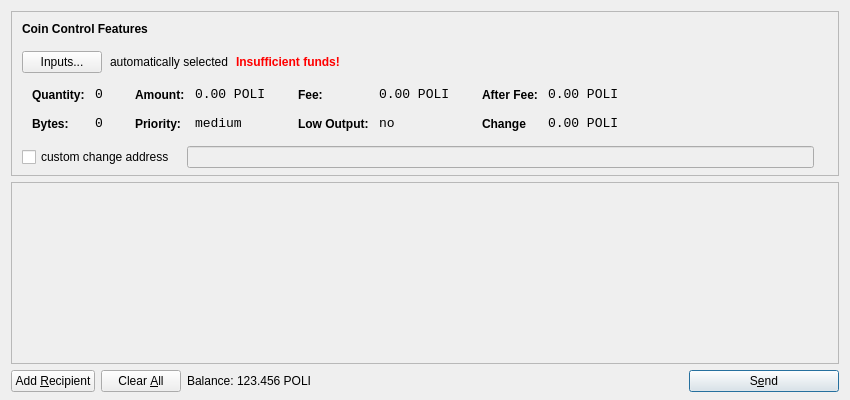
<?xml version="1.0" encoding="UTF-8"?>
<ui version="4.0">
 <class>SendCoinsDialog</class>
 <widget class="QDialog" name="SendCoinsDialog">
  <property name="geometry">
   <rect>
    <x>0</x>
    <y>0</y>
    <width>850</width>
    <height>400</height>
   </rect>
  </property>
  <property name="windowTitle">
   <string>Send Coins</string>
  </property>
  <layout class="QVBoxLayout" name="verticalLayout" stretch="0,1,0">
   <property name="bottomMargin">
    <number>8</number>
   </property>
   <item>
    <widget class="QFrame" name="frameCoinControl">
     <property name="sizePolicy">
      <sizepolicy hsizetype="Expanding" vsizetype="Expanding">
       <horstretch>0</horstretch>
       <verstretch>0</verstretch>
      </sizepolicy>
     </property>
     <property name="maximumSize">
      <size>
       <width>16777215</width>
       <height>16777215</height>
      </size>
     </property>
     <property name="frameShape">
      <enum>QFrame::StyledPanel</enum>
     </property>
     <property name="frameShadow">
      <enum>QFrame::Sunken</enum>
     </property>
     <layout class="QVBoxLayout" name="verticalLayoutCoinControl2">
      <property name="spacing">
       <number>6</number>
      </property>
      <property name="leftMargin">
       <number>0</number>
      </property>
      <property name="topMargin">
       <number>0</number>
      </property>
      <property name="rightMargin">
       <number>0</number>
      </property>
      <property name="bottomMargin">
       <number>6</number>
      </property>
      <item>
       <layout class="QVBoxLayout" name="verticalLayoutCoinControl" stretch="0,0,0,0,1">
        <property name="spacing">
         <number>0</number>
        </property>
        <property name="leftMargin">
         <number>10</number>
        </property>
        <property name="topMargin">
         <number>10</number>
        </property>
        <item>
         <layout class="QHBoxLayout" name="horizontalLayoutCoinControl1">
          <property name="bottomMargin">
           <number>15</number>
          </property>
          <item>
           <widget class="QLabel" name="labelCoinControlFeatures">
            <property name="sizePolicy">
             <sizepolicy hsizetype="Preferred" vsizetype="Maximum">
              <horstretch>0</horstretch>
              <verstretch>0</verstretch>
             </sizepolicy>
            </property>
            <property name="font">
             <font>
              <weight>75</weight>
              <bold>true</bold>
             </font>
            </property>
            <property name="styleSheet">
             <string notr="true">font-weight:bold;</string>
            </property>
            <property name="text">
             <string>Coin Control Features</string>
            </property>
           </widget>
          </item>
         </layout>
        </item>
        <item>
         <layout class="QHBoxLayout" name="horizontalLayoutCoinControl2" stretch="0,0,0,0">
          <property name="spacing">
           <number>8</number>
          </property>
          <property name="bottomMargin">
           <number>10</number>
          </property>
          <item>
           <widget class="QPushButton" name="pushButtonCoinControl">
            <property name="styleSheet">
             <string notr="true"/>
            </property>
            <property name="text">
             <string>Inputs...</string>
            </property>
           </widget>
          </item>
          <item>
           <widget class="QLabel" name="labelCoinControlAutomaticallySelected">
            <property name="text">
             <string>automatically selected</string>
            </property>
            <property name="margin">
             <number>5</number>
            </property>
           </widget>
          </item>
          <item>
           <widget class="QLabel" name="labelCoinControlInsuffFunds">
            <property name="font">
             <font>
              <weight>75</weight>
              <bold>true</bold>
             </font>
            </property>
            <property name="styleSheet">
             <string notr="true">color:red;font-weight:bold;</string>
            </property>
            <property name="text">
             <string>Insufficient funds!</string>
            </property>
            <property name="margin">
             <number>5</number>
            </property>
           </widget>
          </item>
          <item>
           <spacer name="horizontalSpacerCoinControl">
            <property name="orientation">
             <enum>Qt::Horizontal</enum>
            </property>
            <property name="sizeHint" stdset="0">
             <size>
              <width>40</width>
              <height>1</height>
             </size>
            </property>
           </spacer>
          </item>
         </layout>
        </item>
        <item>
         <widget class="QWidget" name="widgetCoinControl" native="true">
          <property name="sizePolicy">
           <sizepolicy hsizetype="Preferred" vsizetype="Preferred">
            <horstretch>0</horstretch>
            <verstretch>0</verstretch>
           </sizepolicy>
          </property>
          <property name="minimumSize">
           <size>
            <width>0</width>
            <height>0</height>
           </size>
          </property>
          <property name="styleSheet">
           <string notr="true"/>
          </property>
          <layout class="QHBoxLayout" name="horizontalLayoutCoinControl5">
           <property name="margin">
            <number>0</number>
           </property>
           <item>
            <layout class="QHBoxLayout" name="horizontalLayoutCoinControl3" stretch="0,0,0,1">
             <property name="spacing">
              <number>20</number>
             </property>
             <property name="topMargin">
              <number>0</number>
             </property>
             <property name="bottomMargin">
              <number>10</number>
             </property>
             <item>
              <layout class="QFormLayout" name="formLayoutCoinControl1">
               <property name="horizontalSpacing">
                <number>10</number>
               </property>
               <property name="verticalSpacing">
                <number>14</number>
               </property>
               <property name="leftMargin">
                <number>10</number>
               </property>
               <property name="topMargin">
                <number>4</number>
               </property>
               <property name="rightMargin">
                <number>6</number>
               </property>
               <item row="0" column="0">
                <widget class="QLabel" name="labelCoinControlQuantityText">
                 <property name="styleSheet">
                  <string notr="true">font-weight:bold;</string>
                 </property>
                 <property name="text">
                  <string>Quantity:</string>
                 </property>
                 <property name="margin">
                  <number>0</number>
                 </property>
                </widget>
               </item>
               <item row="0" column="1">
                <widget class="QLabel" name="labelCoinControlQuantity">
                 <property name="font">
                  <font>
                   <family>Monospace</family>
                   <pointsize>10</pointsize>
                  </font>
                 </property>
                 <property name="cursor">
                  <cursorShape>IBeamCursor</cursorShape>
                 </property>
                 <property name="contextMenuPolicy">
                  <enum>Qt::ActionsContextMenu</enum>
                 </property>
                 <property name="text">
                  <string>0</string>
                 </property>
                 <property name="margin">
                  <number>0</number>
                 </property>
                 <property name="textInteractionFlags">
                  <set>Qt::LinksAccessibleByMouse|Qt::TextSelectableByKeyboard|Qt::TextSelectableByMouse</set>
                 </property>
                </widget>
               </item>
               <item row="1" column="0">
                <widget class="QLabel" name="labelCoinControlBytesText">
                 <property name="styleSheet">
                  <string notr="true">font-weight:bold;</string>
                 </property>
                 <property name="text">
                  <string>Bytes:</string>
                 </property>
                </widget>
               </item>
               <item row="1" column="1">
                <widget class="QLabel" name="labelCoinControlBytes">
                 <property name="font">
                  <font>
                   <family>Monospace</family>
                   <pointsize>10</pointsize>
                  </font>
                 </property>
                 <property name="cursor">
                  <cursorShape>IBeamCursor</cursorShape>
                 </property>
                 <property name="contextMenuPolicy">
                  <enum>Qt::ActionsContextMenu</enum>
                 </property>
                 <property name="text">
                  <string>0</string>
                 </property>
                 <property name="textInteractionFlags">
                  <set>Qt::LinksAccessibleByMouse|Qt::TextSelectableByKeyboard|Qt::TextSelectableByMouse</set>
                 </property>
                </widget>
               </item>
              </layout>
             </item>
             <item>
              <layout class="QFormLayout" name="formLayoutCoinControl2">
               <property name="horizontalSpacing">
                <number>10</number>
               </property>
               <property name="verticalSpacing">
                <number>14</number>
               </property>
               <property name="leftMargin">
                <number>6</number>
               </property>
               <property name="topMargin">
                <number>4</number>
               </property>
               <property name="rightMargin">
                <number>6</number>
               </property>
               <item row="0" column="0">
                <widget class="QLabel" name="labelCoinControlAmountText">
                 <property name="styleSheet">
                  <string notr="true">font-weight:bold;</string>
                 </property>
                 <property name="text">
                  <string>Amount:</string>
                 </property>
                 <property name="margin">
                  <number>0</number>
                 </property>
                </widget>
               </item>
               <item row="0" column="1">
                <widget class="QLabel" name="labelCoinControlAmount">
                 <property name="font">
                  <font>
                   <family>Monospace</family>
                   <pointsize>10</pointsize>
                  </font>
                 </property>
                 <property name="cursor">
                  <cursorShape>IBeamCursor</cursorShape>
                 </property>
                 <property name="contextMenuPolicy">
                  <enum>Qt::ActionsContextMenu</enum>
                 </property>
                 <property name="text">
                  <string notr="true">0.00 POLI</string>
                 </property>
                 <property name="textInteractionFlags">
                  <set>Qt::LinksAccessibleByMouse|Qt::TextSelectableByKeyboard|Qt::TextSelectableByMouse</set>
                 </property>
                </widget>
               </item>
               <item row="1" column="0">
                <widget class="QLabel" name="labelCoinControlPriorityText">
                 <property name="styleSheet">
                  <string notr="true">font-weight:bold;</string>
                 </property>
                 <property name="text">
                  <string>Priority:</string>
                 </property>
                </widget>
               </item>
               <item row="1" column="1">
                <widget class="QLabel" name="labelCoinControlPriority">
                 <property name="font">
                  <font>
                   <family>Monospace</family>
                   <pointsize>10</pointsize>
                  </font>
                 </property>
                 <property name="cursor">
                  <cursorShape>IBeamCursor</cursorShape>
                 </property>
                 <property name="contextMenuPolicy">
                  <enum>Qt::ActionsContextMenu</enum>
                 </property>
                 <property name="text">
                  <string>medium</string>
                 </property>
                 <property name="textInteractionFlags">
                  <set>Qt::LinksAccessibleByMouse|Qt::TextSelectableByKeyboard|Qt::TextSelectableByMouse</set>
                 </property>
                </widget>
               </item>
              </layout>
             </item>
             <item>
              <layout class="QFormLayout" name="formLayoutCoinControl3">
               <property name="horizontalSpacing">
                <number>10</number>
               </property>
               <property name="verticalSpacing">
                <number>14</number>
               </property>
               <property name="leftMargin">
                <number>6</number>
               </property>
               <property name="topMargin">
                <number>4</number>
               </property>
               <property name="rightMargin">
                <number>6</number>
               </property>
               <item row="0" column="0">
                <widget class="QLabel" name="labelCoinControlFeeText">
                 <property name="styleSheet">
                  <string notr="true">font-weight:bold;</string>
                 </property>
                 <property name="text">
                  <string>Fee:</string>
                 </property>
                 <property name="margin">
                  <number>0</number>
                 </property>
                </widget>
               </item>
               <item row="0" column="1">
                <widget class="QLabel" name="labelCoinControlFee">
                 <property name="font">
                  <font>
                   <family>Monospace</family>
                   <pointsize>10</pointsize>
                  </font>
                 </property>
                 <property name="cursor">
                  <cursorShape>IBeamCursor</cursorShape>
                 </property>
                 <property name="contextMenuPolicy">
                  <enum>Qt::ActionsContextMenu</enum>
                 </property>
                 <property name="text">
                  <string notr="true">0.00 POLI</string>
                 </property>
                 <property name="textInteractionFlags">
                  <set>Qt::LinksAccessibleByMouse|Qt::TextSelectableByKeyboard|Qt::TextSelectableByMouse</set>
                 </property>
                </widget>
               </item>
               <item row="1" column="0">
                <widget class="QLabel" name="labelCoinControlLowOutputText">
                 <property name="styleSheet">
                  <string notr="true">font-weight:bold;</string>
                 </property>
                 <property name="text">
                  <string>Low Output:</string>
                 </property>
                </widget>
               </item>
               <item row="1" column="1">
                <widget class="QLabel" name="labelCoinControlLowOutput">
                 <property name="font">
                  <font>
                   <family>Monospace</family>
                   <pointsize>10</pointsize>
                  </font>
                 </property>
                 <property name="cursor">
                  <cursorShape>IBeamCursor</cursorShape>
                 </property>
                 <property name="contextMenuPolicy">
                  <enum>Qt::ActionsContextMenu</enum>
                 </property>
                 <property name="text">
                  <string>no</string>
                 </property>
                 <property name="textInteractionFlags">
                  <set>Qt::LinksAccessibleByMouse|Qt::TextSelectableByKeyboard|Qt::TextSelectableByMouse</set>
                 </property>
                </widget>
               </item>
              </layout>
             </item>
             <item>
              <layout class="QFormLayout" name="formLayoutCoinControl4">
               <property name="horizontalSpacing">
                <number>10</number>
               </property>
               <property name="verticalSpacing">
                <number>14</number>
               </property>
               <property name="leftMargin">
                <number>6</number>
               </property>
               <property name="topMargin">
                <number>4</number>
               </property>
               <property name="rightMargin">
                <number>6</number>
               </property>
               <item row="0" column="0">
                <widget class="QLabel" name="labelCoinControlAfterFeeText">
                 <property name="styleSheet">
                  <string notr="true">font-weight:bold;</string>
                 </property>
                 <property name="text">
                  <string>After Fee:</string>
                 </property>
                 <property name="margin">
                  <number>0</number>
                 </property>
                </widget>
               </item>
               <item row="0" column="1">
                <widget class="QLabel" name="labelCoinControlAfterFee">
                 <property name="font">
                  <font>
                   <family>Monospace</family>
                   <pointsize>10</pointsize>
                  </font>
                 </property>
                 <property name="cursor">
                  <cursorShape>IBeamCursor</cursorShape>
                 </property>
                 <property name="contextMenuPolicy">
                  <enum>Qt::ActionsContextMenu</enum>
                 </property>
                 <property name="text">
                  <string notr="true">0.00 POLI</string>
                 </property>
                 <property name="textInteractionFlags">
                  <set>Qt::LinksAccessibleByMouse|Qt::TextSelectableByKeyboard|Qt::TextSelectableByMouse</set>
                 </property>
                </widget>
               </item>
               <item row="1" column="0">
                <widget class="QLabel" name="labelCoinControlChangeText">
                 <property name="styleSheet">
                  <string notr="true">font-weight:bold;</string>
                 </property>
                 <property name="text">
                  <string>Change</string>
                 </property>
                </widget>
               </item>
               <item row="1" column="1">
                <widget class="QLabel" name="labelCoinControlChange">
                 <property name="font">
                  <font>
                   <family>Monospace</family>
                   <pointsize>10</pointsize>
                  </font>
                 </property>
                 <property name="cursor">
                  <cursorShape>IBeamCursor</cursorShape>
                 </property>
                 <property name="contextMenuPolicy">
                  <enum>Qt::ActionsContextMenu</enum>
                 </property>
                 <property name="text">
                  <string notr="true">0.00 POLI</string>
                 </property>
                 <property name="textInteractionFlags">
                  <set>Qt::LinksAccessibleByMouse|Qt::TextSelectableByKeyboard|Qt::TextSelectableByMouse</set>
                 </property>
                </widget>
               </item>
              </layout>
             </item>
            </layout>
           </item>
          </layout>
         </widget>
        </item>
        <item>
         <layout class="QHBoxLayout" name="horizontalLayoutCoinControl4" stretch="0,0,0">
          <property name="spacing">
           <number>12</number>
          </property>
          <property name="sizeConstraint">
           <enum>QLayout::SetDefaultConstraint</enum>
          </property>
          <property name="topMargin">
           <number>5</number>
          </property>
          <property name="rightMargin">
           <number>5</number>
          </property>
          <item>
           <widget class="QCheckBox" name="checkBoxCoinControlChange">
            <property name="text">
             <string>custom change address</string>
            </property>
           </widget>
          </item>
          <item>
           <widget class="QLineEdit" name="lineEditCoinControlChange">
            <property name="enabled">
             <bool>false</bool>
            </property>
            <property name="sizePolicy">
             <sizepolicy hsizetype="Expanding" vsizetype="Fixed">
              <horstretch>0</horstretch>
              <verstretch>0</verstretch>
             </sizepolicy>
            </property>
           </widget>
          </item>
          <item>
           <widget class="QLabel" name="labelCoinControlChangeLabel">
            <property name="sizePolicy">
             <sizepolicy hsizetype="Preferred" vsizetype="Expanding">
              <horstretch>0</horstretch>
              <verstretch>0</verstretch>
             </sizepolicy>
            </property>
            <property name="minimumSize">
             <size>
              <width>0</width>
              <height>0</height>
             </size>
            </property>
            <property name="text">
             <string/>
            </property>
            <property name="margin">
             <number>3</number>
            </property>
           </widget>
          </item>
         </layout>
        </item>
        <item>
         <spacer name="verticalSpacerCoinControl">
          <property name="orientation">
           <enum>Qt::Vertical</enum>
          </property>
          <property name="sizeHint" stdset="0">
           <size>
            <width>800</width>
            <height>1</height>
           </size>
          </property>
         </spacer>
        </item>
       </layout>
      </item>
     </layout>
    </widget>
   </item>
   <item>
    <widget class="QScrollArea" name="scrollArea">
     <property name="widgetResizable">
      <bool>true</bool>
     </property>
     <widget class="QWidget" name="scrollAreaWidgetContents">
      <property name="geometry">
       <rect>
        <x>0</x>
        <y>0</y>
        <width>830</width>
        <height>172</height>
       </rect>
      </property>
      <layout class="QVBoxLayout" name="verticalLayout_2">
       <property name="margin">
        <number>0</number>
       </property>
       <item>
        <layout class="QVBoxLayout" name="entries">
         <property name="spacing">
          <number>6</number>
         </property>
        </layout>
       </item>
       <item>
        <spacer name="verticalSpacer">
         <property name="orientation">
          <enum>Qt::Vertical</enum>
         </property>
         <property name="sizeHint" stdset="0">
          <size>
           <width>20</width>
           <height>40</height>
          </size>
         </property>
        </spacer>
       </item>
      </layout>
     </widget>
    </widget>
   </item>
   <item>
    <layout class="QHBoxLayout" name="horizontalLayout">
     <item>
      <widget class="QPushButton" name="addButton">
       <property name="toolTip">
        <string>Send to multiple recipients at once</string>
       </property>
       <property name="text">
        <string>Add &amp;Recipient</string>
       </property>
       <property name="autoDefault">
        <bool>false</bool>
       </property>
      </widget>
     </item>
     <item>
      <widget class="QPushButton" name="clearButton">
       <property name="sizePolicy">
        <sizepolicy hsizetype="Minimum" vsizetype="Fixed">
         <horstretch>0</horstretch>
         <verstretch>0</verstretch>
        </sizepolicy>
       </property>
       <property name="toolTip">
        <string>Remove all transaction fields</string>
       </property>
       <property name="text">
        <string>Clear &amp;All</string>
       </property>
       <property name="autoRepeatDelay">
        <number>300</number>
       </property>
       <property name="autoDefault">
        <bool>false</bool>
       </property>
      </widget>
     </item>
     <item>
      <layout class="QHBoxLayout" name="horizontalLayout_2">
       <property name="spacing">
        <number>3</number>
       </property>
       <item>
        <widget class="QLabel" name="label">
         <property name="sizePolicy">
          <sizepolicy hsizetype="Preferred" vsizetype="Fixed">
           <horstretch>0</horstretch>
           <verstretch>0</verstretch>
          </sizepolicy>
         </property>
         <property name="text">
          <string>Balance:</string>
         </property>
        </widget>
       </item>
       <item>
        <widget class="QLabel" name="labelBalance">
         <property name="sizePolicy">
          <sizepolicy hsizetype="Preferred" vsizetype="Fixed">
           <horstretch>0</horstretch>
           <verstretch>0</verstretch>
          </sizepolicy>
         </property>
         <property name="cursor">
          <cursorShape>IBeamCursor</cursorShape>
         </property>
         <property name="text">
          <string notr="true">123.456 POLI</string>
         </property>
         <property name="textInteractionFlags">
          <set>Qt::LinksAccessibleByMouse|Qt::TextSelectableByKeyboard|Qt::TextSelectableByMouse</set>
         </property>
        </widget>
       </item>
      </layout>
     </item>
     <item>
      <spacer name="horizontalSpacer">
       <property name="orientation">
        <enum>Qt::Horizontal</enum>
       </property>
       <property name="sizeHint" stdset="0">
        <size>
         <width>40</width>
         <height>20</height>
        </size>
       </property>
      </spacer>
     </item>
     <item>
      <widget class="QPushButton" name="sendButton">
       <property name="minimumSize">
        <size>
         <width>150</width>
         <height>0</height>
        </size>
       </property>
       <property name="toolTip">
        <string>Confirm the send action</string>
       </property>
       <property name="text">
        <string>S&amp;end</string>
       </property>
       <property name="icon">
        <iconset resource="../bitcoin.qrc">
         <normaloff>:/icons/send</normaloff>:/icons/send</iconset>
       </property>
       <property name="default">
        <bool>true</bool>
       </property>
      </widget>
     </item>
    </layout>
   </item>
  </layout>
 </widget>
 <resources>
  <include location="../bitcoin.qrc"/>
 </resources>
 <connections/>
</ui>
